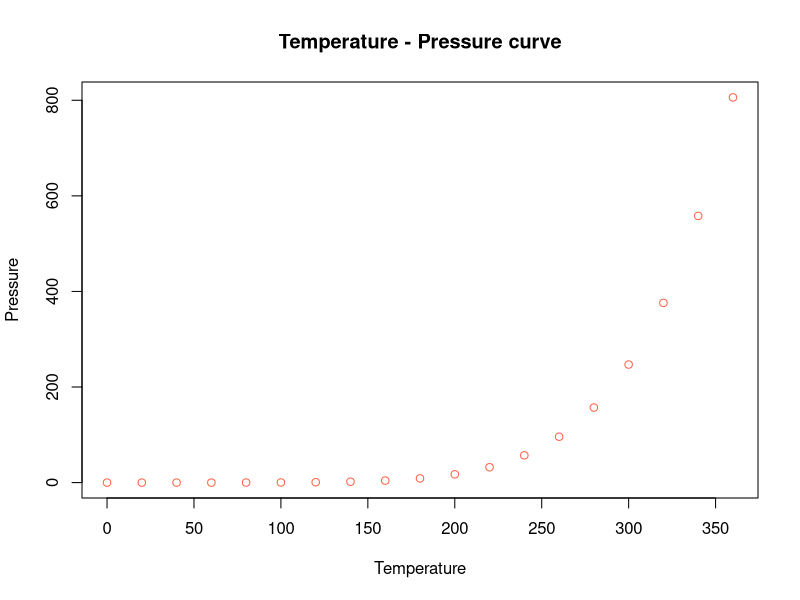

This chart was generated by the following R code:
## ---- chunk 1
knitr::opts_chunk$set(echo = TRUE)
## ---- chunk 2
str(cars)
summary(cars)


## ---- chunk 3
plot(pressure, xlab = "Temperature" , ylab = "Pressure" ,  col = "tomato", bg = "grey", main = "Temperature - Pressure curve")
